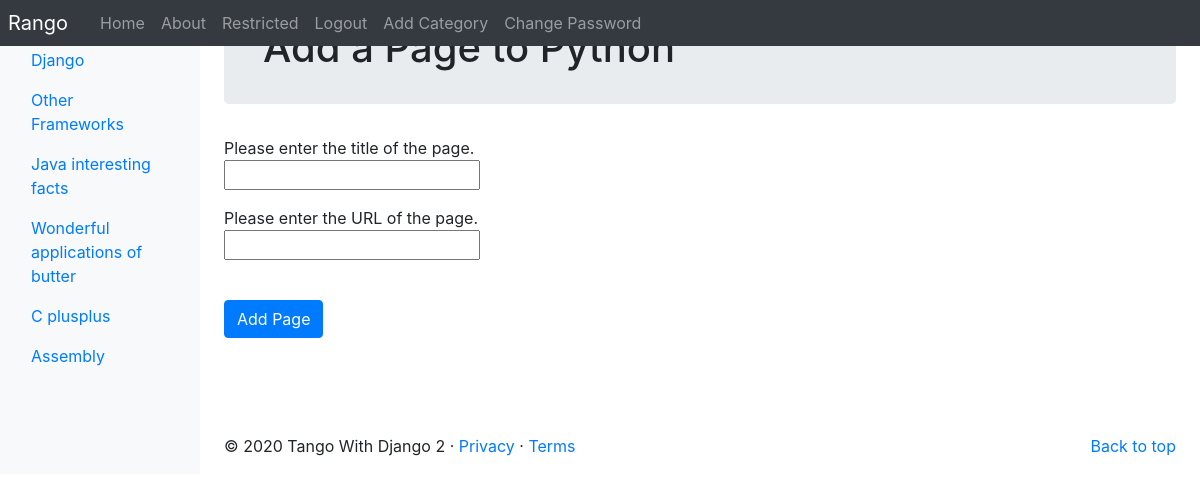
/rango/category/python/add_page/ (signed in), run on the app's committed database.
### rango/models.py (models this page shows, shortened)
class Category(models.Model):
    name = models.CharField(max_length=128, unique = True)
    NAME_MAX_LENGTH = 128
    views = models.IntegerField(default=0)
    likes = models.IntegerField(default=0)
    slug = models.SlugField(unique = True)
    class Meta:
        verbose_name_plural = 'Categories'

### rango/views.py (the view, shortened to what this page needs)
# urls.py: path('category/<slug:category_name_slug>/add_page/', views.add_page, name = 'add_page'),
@login_required
def add_page(request, category_name_slug):
    try:
        category = Category.objects.get(slug = category_name_slug)
    except Category.DoesNotExist:
        category = None
    if category is None:
        return redirect('/rango/')
    form = PageForm()
    context_dict = {'form':form, 'category': category}
    return render(request, 'rango/add_page.html', context=context_dict)

### rango/forms.py (shortened to what this page needs)
class PageForm(forms.ModelForm):
    title = forms.CharField(max_length=Page.TITLE_MAX_LENGTH, help_text = "Please enter the title of the page.")
    url = forms.URLField(max_length=200, help_text = "Please enter the URL of the page.")
    views = forms.IntegerField(widget = forms.HiddenInput(), initial = 0)
    class Meta:
        model = Page
        exclude = ('category',)

### rango/templatetags/rango_template_tags.py (called while the page is built)
@register.inclusion_tag('rango/categories.html')
def get_category_list(current_category = None):
    return {'categories': Category.objects.all(), 'current_category': current_category}

### templates/rango/add_page.html (shortened to what this page needs)
{% extends "rango/base.html" %}
{% block body_block %}
<div class="jumbotron p-4">
    <div class="container">
    <h1 class="jumbotron-heading">Add a Page to {{category.name}}</h1>
    </div>
</div>
<div class="container">
    <div class="row">
        <form role="form" id="page_form" method="post"
            action="{% url 'rango:add_page' category.slug %}">
        {% for field in form.visible_fields %}
            {{ field.help_text }}<br />
            {{ field }}<br />
            <div class="p-2"></div>
        {% endfor %}
            <br />
            <button class="btn btn-primary" type="submit" name="submit">
                Add Page
            </button>
            <div class="p-5"></div>
        </form>
     </div>
</div>
{% endblock %}

### templates/rango/categories.html (shortened to what this page needs)
<ul class="nav flex-column">
{% if categories %}
	{% for c in categories %}
	    {% if c == current_category %}
		<li class="nav-item">
		<strong>
	        <a class="nav-link active" href="{% url 'rango:show_category' c.slug %}">
			</a>
		</strong>
		</li>
		{% else %}
		<li class="nav-item">
		    <a  class="nav-link active" href="{% url 'rango:show_category' c.slug %}">
			{{ c.name }}</a>
		</li>
        {% endif %}
	{% endfor %}
{% else %}
    <li class="nav-item"><strong>There are no categories present.</strong></li>
{% endif %}
</ul>

### data on the page
Category: name "Django"
Category: name "Other Frameworks"
Category: name "Java interesting facts"
Category: name "Wonderful applications of butter"
Category: name "C plusplus"
Category: name "Assembly"
Category: name "Python"

### other printed values
{{ field.help_text }} "Please enter the title of the page." "Please enter the URL of the page."
